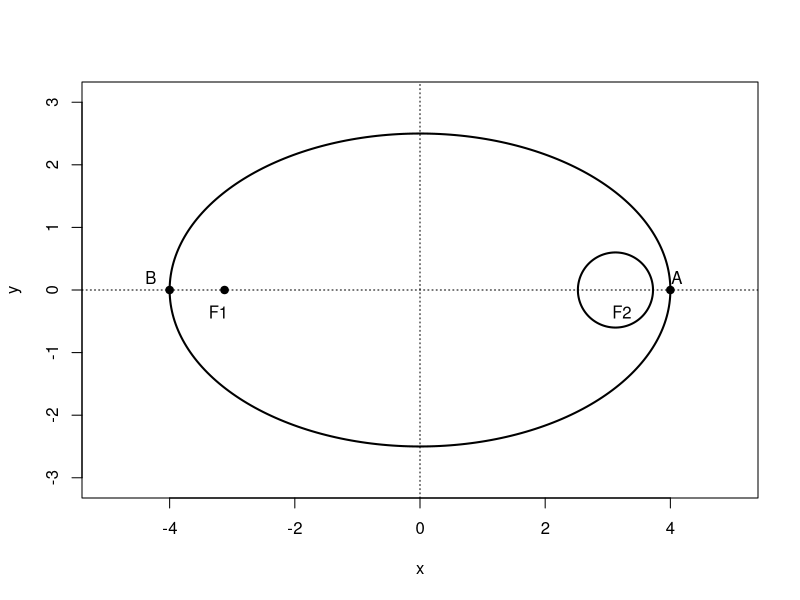
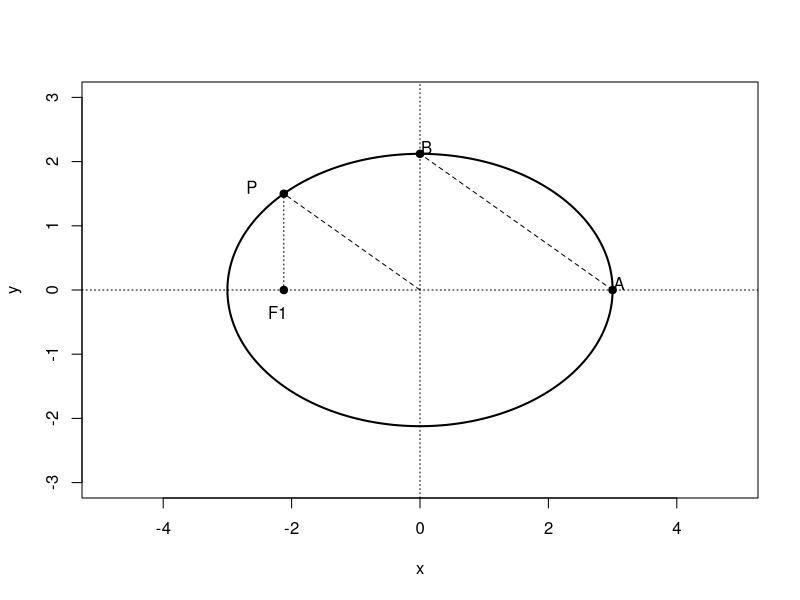
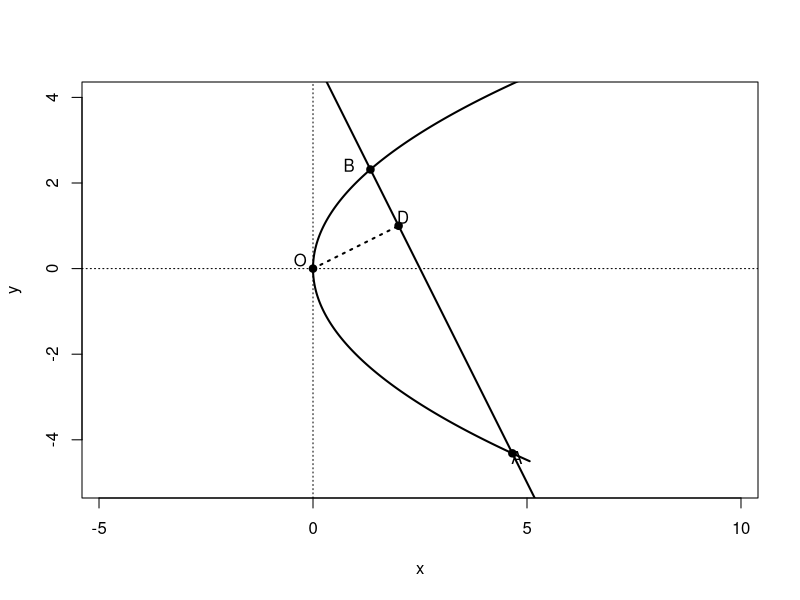
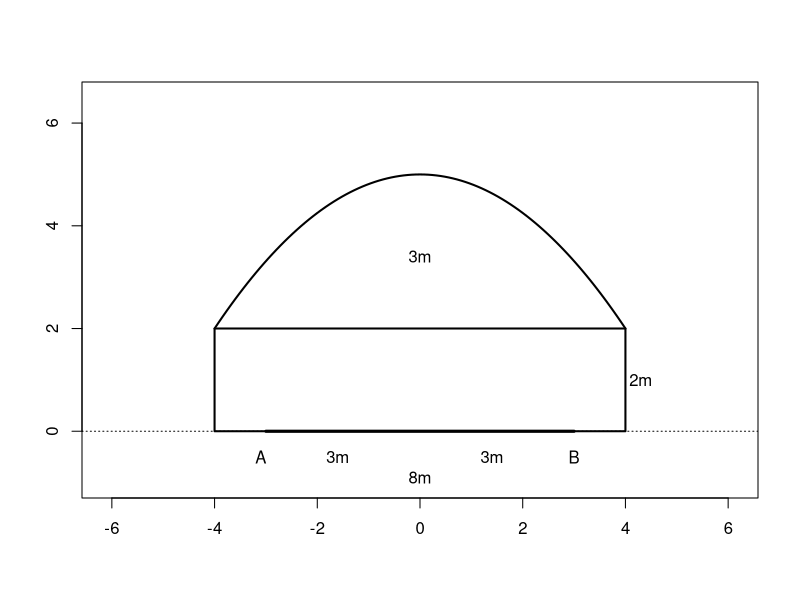
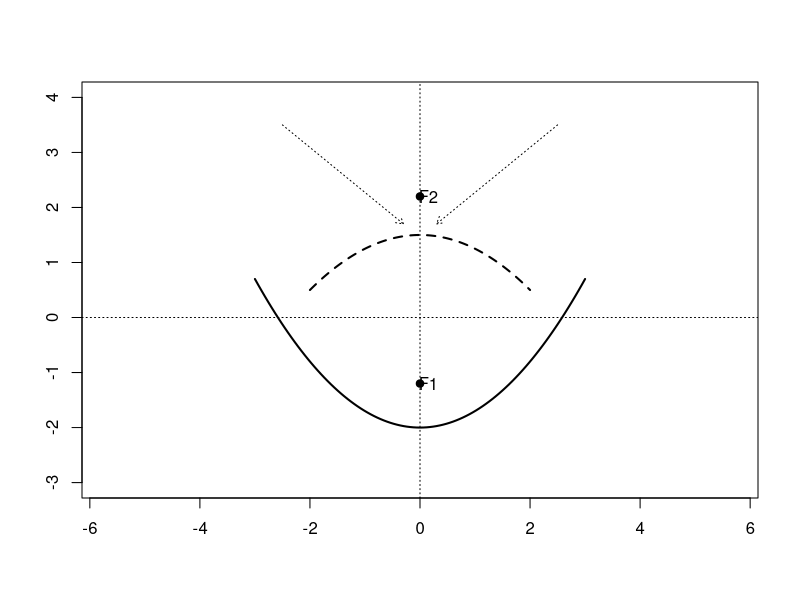

Write R code to recreate these figures, in order.
setwd("C:/Users/18904/Github/senior-mathematics/codes")
if(!dir.exists("../figures"))dir.create("../figures")
ell=function(a,b,lty=1,lwd=2){th=seq(0,2*pi,length=300);lines(a*cos(th),b*sin(th),lty=lty,lwd=lwd)}
circ=function(cx,cy,r,lty=1,lwd=2){th=seq(0,2*pi,length=200);lines(cx+r*cos(th),cy+r*sin(th),lty=lty,lwd=lwd)}
parr=function(a,ymax=5,lty=1,lwd=2){yy=seq(-ymax,ymax,length=200);lines(yy^2/(4*a),yy,lty=lty,lwd=lwd)}

# week70-1: elliptical orbit, Earth circle at focus F2, perigee A (right), apogee B (left)
draw1=function(){
  plot(0,0,type="n",xlim=c(-5,5),ylim=c(-3,3),asp=1,xlab="x",ylab="y")
  abline(h=0,v=0,lty=3)
  ell(4,2.5)
  c=sqrt(4^2-2.5^2)
  circ(c,0,0.6,lwd=2)   # Earth at F2
  points(-c,0,pch=19);points(4,0,pch=19);points(-4,0,pch=19)
  text(-c-0.1,-0.35,"F1");text(c+0.1,-0.35,"F2")
  text(4.1,0.2,"A");text(-4.3,0.2,"B")
}

# week70-2: ellipse, P above with vertical foot at left focus F1, A right vertex, B top vertex, AB || OP
# a=3, b=c=3/sqrt2 ~2.121 ; P=(-c,b^2/a)=(-2.121,1.5)
draw2=function(){
  a=3;b=3/sqrt(2);c=b
  plot(0,0,type="n",xlim=c(-4,4),ylim=c(-3,3),asp=1,xlab="x",ylab="y")
  abline(h=0,v=0,lty=3);ell(a,b)
  P=c(-c,b^2/a);A=c(a,0);B=c(0,b)
  lines(c(P[1],P[1]),c(0,P[2]),lty=3,lwd=1)   # vertical to F1
  lines(c(0,P[1]),c(0,P[2]),lty=2,lwd=1)      # OP
  lines(c(A[1],B[1]),c(A[2],B[2]),lty=2,lwd=1) # AB
  points(P[1],P[2],pch=19);points(A[1],A[2],pch=19);points(B[1],B[2],pch=19);points(-c,0,pch=19)
  text(P[1]-0.5,P[2]+0.1,"P");text(A[1]+0.1,A[2]+0.1,"A");text(B[1]+0.1,B[2]+0.1,"B");text(-c-0.1,-0.35,"F1")
}

# week70-3: parabola y^2=4x, chord AB, O origin, OD perpendicular to chord at D(2,1)
# chord slope -2: y=-2x+5 ; A(4.658,-4.316), B(1.342,2.316)
draw3=function(){
  plot(0,0,type="n",xlim=c(-1,6),ylim=c(-5,4),asp=1,xlab="x",ylab="y")
  abline(h=0,v=0,lty=3);parr(1,4.5)
  abline(a=5,b=-2,lwd=2)
  D=c(2,1);A=c(4.658,-4.316);B=c(1.342,2.316)
  lines(c(0,D[1]),c(0,D[2]),lty=3,lwd=2)     # OD
  points(0,0,pch=19);points(D[1],D[2],pch=19);points(A[1],A[2],pch=19);points(B[1],B[2],pch=19)
  text(-0.3,0.2,"O");text(D[1]+0.1,D[2]+0.2,"D");text(A[1]+0.1,A[2]-0.1,"A");text(B[1]-0.5,B[2]+0.1,"B")
}

# week70-4: tunnel cross-section = rectangle (height 2m) + downward parabola rising 3m above it,
# total width 8m, road width AB=6m
draw4=function(){
  plot(0,0,type="n",xlim=c(-5,5),ylim=c(-1,6.5),asp=1,xlab="",ylab="")
  abline(h=0,lty=3)
  rect(-4,0,4,2,lwd=2)
  curve(5-3*x^2/16,-4,4,lwd=2,add=TRUE)
  lines(c(-3,3),c(0,0),lwd=3)   # road AB
  text(-3.1,-0.5,"A");text(3.0,-0.5,"B")
  text(-1.6,-0.5,"3m");text(1.4,-0.5,"3m")
  text(0,3.4,"3m");text(4.3,1.0,"2m");text(0,-0.9,"8m")
}

# week70-5: reflecting telescope optics schematic: parabolic mirror arc + hyperbolic mirror arc, foci F1,F2
draw5=function(){
  plot(0,0,type="n",xlim=c(-4,4),ylim=c(-3,4),asp=1,xlab="",ylab="")
  abline(h=0,v=0,lty=3)
  # parabolic mirror PO1Q (lower, opens up): y = 0.3 x^2 - 2
  curve(0.3*x^2-2,-3,3,lwd=2,add=TRUE)
  # hyperbolic mirror MO2N (upper, opens down)
  curve(-0.25*x^2+1.5,-2,2,lwd=2,lty=2,add=TRUE)
  F1=c(0,-1.2);F2=c(0,2.2)
  points(F1[1],F1[2],pch=19);points(F2[1],F2[2],pch=19)
  text(F1[1]+0.15,F1[2],"F1");text(F2[1]+0.15,F2[2],"F2")
  arrows(-2.5,3.5,-0.3,1.7,length=0.08,lty=3)
  arrows(2.5,3.5,0.3,1.7,length=0.08,lty=3)
}

cairo_pdf("../figures/week70-1.pdf",width=4,height=4,family="SimSun");draw1();dev.off()
svglite::svglite("../figures/week70-1.svg",width=4,height=4);draw1();dev.off()
cairo_pdf("../figures/week70-2.pdf",width=4,height=4,family="SimSun");draw2();dev.off()
svglite::svglite("../figures/week70-2.svg",width=4,height=4);draw2();dev.off()
cairo_pdf("../figures/week70-3.pdf",width=4,height=4,family="SimSun");draw3();dev.off()
svglite::svglite("../figures/week70-3.svg",width=4,height=4);draw3();dev.off()
cairo_pdf("../figures/week70-4.pdf",width=4,height=4,family="SimSun");draw4();dev.off()
svglite::svglite("../figures/week70-4.svg",width=4,height=4);draw4();dev.off()
cairo_pdf("../figures/week70-5.pdf",width=4,height=4,family="SimSun");draw5();dev.off()
svglite::svglite("../figures/week70-5.svg",width=4,height=4);draw5();dev.off()
